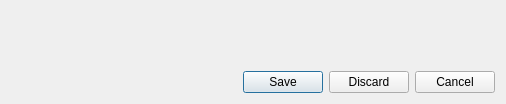
<?xml version="1.0" encoding="UTF-8"?>
<ui version="4.0">
 <class>CloseDialog</class>
 <widget class="QDialog" name="CloseDialog">
  <property name="geometry">
   <rect>
    <x>0</x>
    <y>0</y>
    <width>506</width>
    <height>104</height>
   </rect>
  </property>
  <property name="windowTitle">
   <string>Closing Drawing...</string>
  </property>
  <layout class="QVBoxLayout" name="verticalLayout">
   <item>
    <widget class="QLabel" name="Text1">
     <property name="text">
      <string/>
     </property>
     <property name="textFormat">
      <enum>Qt::RichText</enum>
     </property>
     <property name="alignment">
      <set>Qt::AlignLeading|Qt::AlignLeft|Qt::AlignTop</set>
     </property>
    </widget>
   </item>
   <item>
    <widget class="QLabel" name="Text2">
     <property name="textFormat">
      <enum>Qt::RichText</enum>
     </property>
     <property name="alignment">
      <set>Qt::AlignLeading|Qt::AlignLeft|Qt::AlignTop</set>
     </property>
    </widget>
   </item>
   <item>
    <widget class="QDialogButtonBox" name="ButtonBox">
     <property name="standardButtons">
      <set>QDialogButtonBox::Cancel|QDialogButtonBox::Discard|QDialogButtonBox::Save</set>
     </property>
     <property name="centerButtons">
      <bool>false</bool>
     </property>
    </widget>
   </item>
  </layout>
 </widget>
 <resources/>
 <connections/>
</ui>
